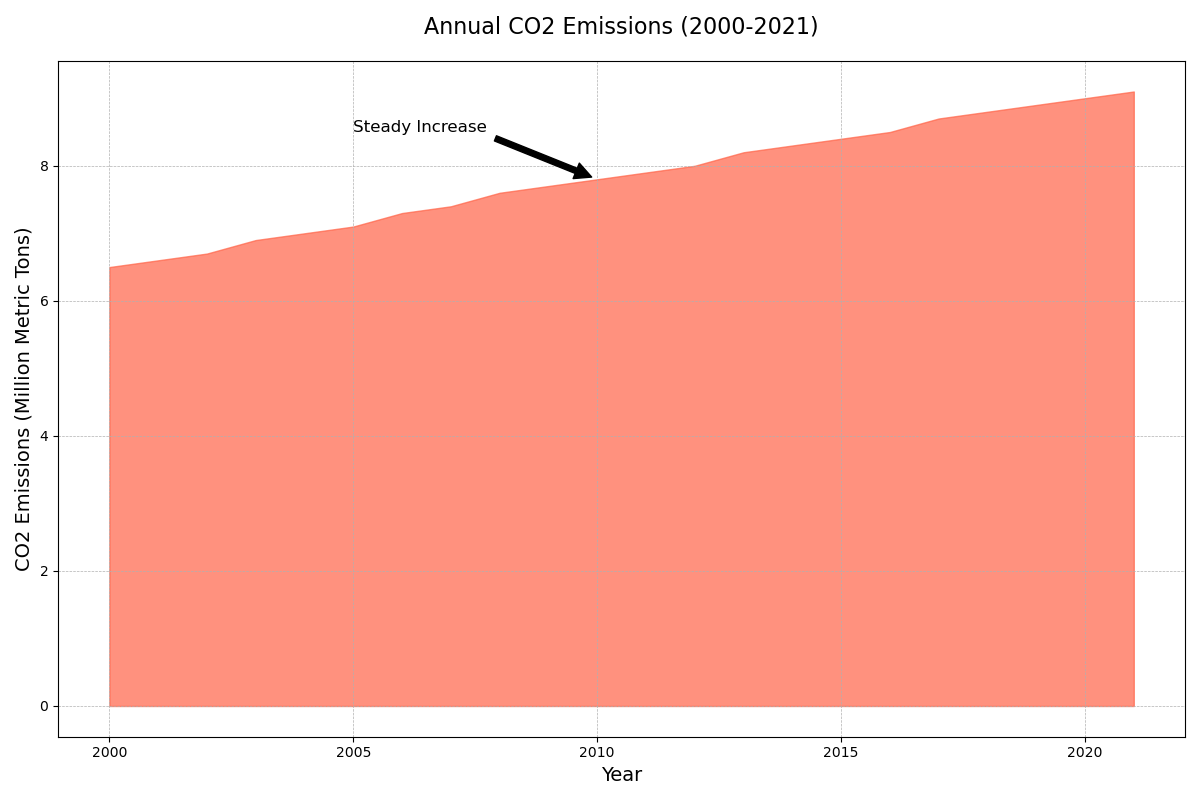

Write the Python code that produced this figure.

import matplotlib.pyplot as plt
import pandas as pd

data = {
    "Year": [2000, 2001, 2002, 2003, 2004, 2005, 2006, 2007, 2008, 2009, 2010, 
             2011, 2012, 2013, 2014, 2015, 2016, 2017, 2018, 2019, 2020, 2021],
    "CO2 Emissions (Million Metric Tons)": [6.5, 6.6, 6.7, 6.9, 7.0, 7.1, 7.3, 
                                            7.4, 7.6, 7.7, 7.8, 7.9, 8.0, 8.2, 
                                            8.3, 8.4, 8.5, 8.7, 8.8, 8.9, 9.0, 9.1]
}

df = pd.DataFrame(data)

plt.figure(figsize=(12, 8))
plt.fill_between(df["Year"], df["CO2 Emissions (Million Metric Tons)"], color="#FF6347", alpha=0.7)

plt.title('Annual CO2 Emissions (2000-2021)', fontsize=16, pad=20)
plt.xlabel('Year', fontsize=14)
plt.ylabel('CO2 Emissions (Million Metric Tons)', fontsize=14)
plt.annotate('Steady Increase', xy=(2010, 7.8), xytext=(2005, 8.5),
             arrowprops=dict(facecolor='black', shrink=0.05),
             fontsize=12, color='black')

plt.grid(True, which='both', linestyle='--', linewidth=0.5)
plt.tight_layout()
plt.show()
